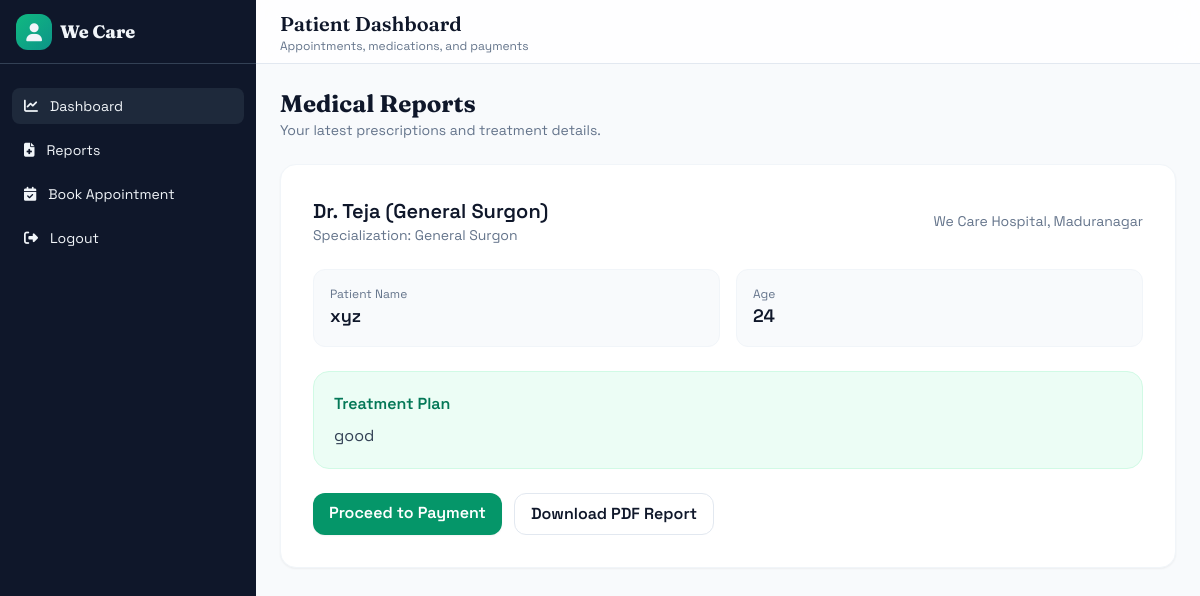
The page /patient/Reports/ (signed in) on the database its author committed.
### Doctor/models.py (models this page shows, shortened)
class Doctor_Medication(models.Model):
    p_id = models.CharField(max_length=100)
    name = models.CharField(max_length=100)
    doctor_name = models.CharField(max_length=100)
    prescription = models.CharField(max_length=1000)
    admitted = models.CharField(max_length=100)
    medication = models.CharField(max_length=20)

### Patient/models.py (models this page shows, shortened)
class Book_Appointment(models.Model):
    name = models.CharField(max_length=100)
    phone = models.CharField(max_length=10)
    age = models.IntegerField()
    address = models.CharField(max_length=100)
    doctor_name  = models.CharField(max_length=100)
    problem = models.CharField(max_length=100)
    upload_report = models.FileField(upload_to='reports/', validators=[FileExtensionValidator(allowed_extensions=['pdf'])])
    medication = models.CharField(max_length=100)
    status = models.CharField(max_length=100)

### Patient/views.py (the view)
# urls.py: path('Reports/' , views.Medication_Reoprt , name="Reports"),
def Medication_Reoprt(request):
    try:
        name = request.session['name']
        medications = Doctor_Medication.objects.filter(name=name, medication='Sended').order_by('-id')
        appointments = Book_Appointment.objects.filter(name=name, medication='Sended').order_by('-id')
        reports = []
        for med, app in zip(medications, appointments):
            reports.append({'med': med, 'app': app})
        if not reports:
            raise Exception("No reports available")
        return render(request, 'patient/Reports.html', {'reports': reports})
    except Exception as e:
         print(e)
         messages.error(request, "No Medication Avaliable for this patient. Not yet Booked an Appointment")
    return render(request, 'patient/Reports.html')

### Template/patient/Reports.html (shortened to what this page needs)
{% extends 'patient/Patient_Home.html'%}
{% block contents %}
<div class="space-y-6">
    <div>
        <h2 class="text-2xl font-bold display">Medical Reports</h2>
        <p class="text-sm text-slate-500">Your latest prescriptions and treatment details.</p>
    </div>
    {% if reports %}
    <div class="space-y-6">
        {% for report in reports %}
        <div class="bg-white rounded-2xl shadow-sm border border-slate-100 p-8">
            <div class="flex flex-wrap items-center justify-between gap-4">
                <div>
                    <h3 class="text-xl font-semibold">Dr. {{ report.med.doctor_name }}</h3>
                    <p class="text-sm text-slate-500">Specialization: {{ report.app.problem }}</p>
                </div>
                <div class="text-sm text-slate-500">We Care Hospital, Maduranagar</div>
            </div>
            <div class="grid md:grid-cols-2 gap-4 mt-6">
                <div class="p-4 rounded-xl bg-slate-50 border border-slate-100">
                    <p class="text-xs text-slate-500">Patient Name</p>
                    <p class="text-lg font-semibold">{{ report.med.name }}</p>
                </div>
                <div class="p-4 rounded-xl bg-slate-50 border border-slate-100">
                    <p class="text-xs text-slate-500">Age</p>
                    <p class="text-lg font-semibold">{{ report.app.age }}</p>
                </div>
            </div>
            <div class="mt-6 p-5 rounded-2xl bg-emerald-50 border border-emerald-100">
                <h4 class="font-semibold text-emerald-700 mb-2">Treatment Plan</h4>
                <p class="text-slate-700">{{ report.med.prescription }}</p>
            </div>
            <div class="mt-6 flex flex-wrap gap-3">
                <a href="{% url 'Payment' %}" class="px-4 py-2 rounded-xl bg-emerald-600 text-white font-semibold shadow-sm">
                    Proceed to Payment
                </a>
                <a href="{% url 'download_report' %}?id={{ report.med.id }}" class="px-4 py-2 rounded-xl bg-white border border-slate-200 font-semibold">
                    Download PDF Report
                </a>
            </div>
        </div>
        {% endfor %}
    </div>
    {% else %}
    <div class="bg-white rounded-2xl shadow-sm border border-slate-100 p-8 text-center text-slate-500">
        No medication reports available yet.
    </div>
    {% endif %}
</div>
{% endblock %}

### Template/patient/Patient_Home.html (style rules this page uses)
body { font-family: 'Space Grotesk', sans-serif; }
.display { font-family: 'Fraunces', serif; }

### rows shown on the page
Doctor_Medication: med.doctor_name "Teja (General Surgon)", app.problem "General Surgon", med.name "xyz", app.age "24", med.prescription "good"
